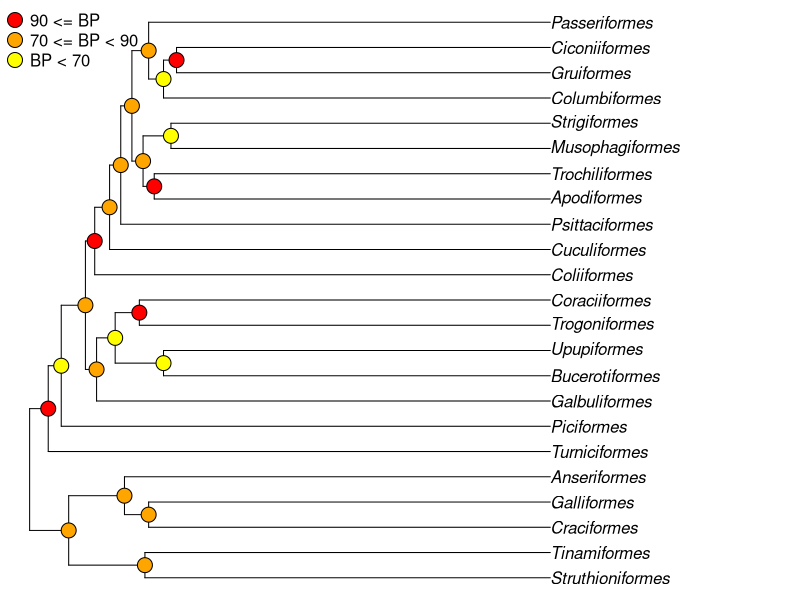
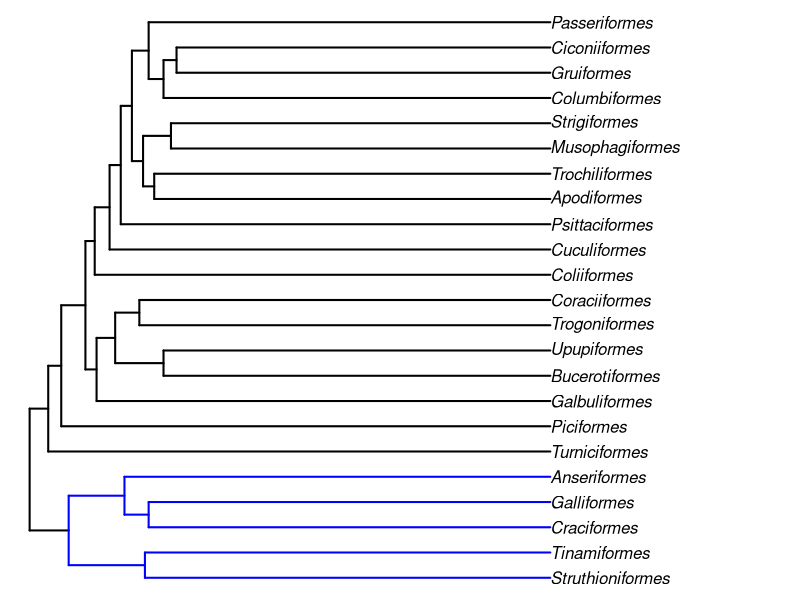
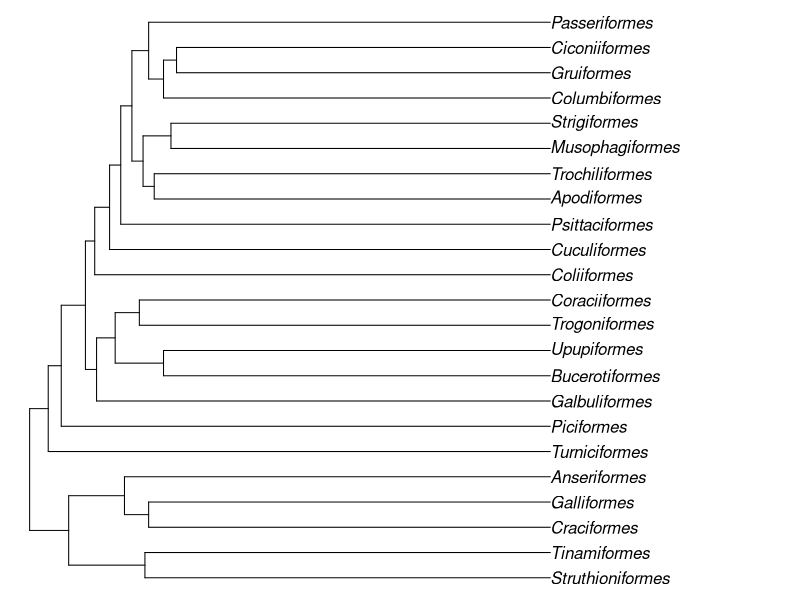
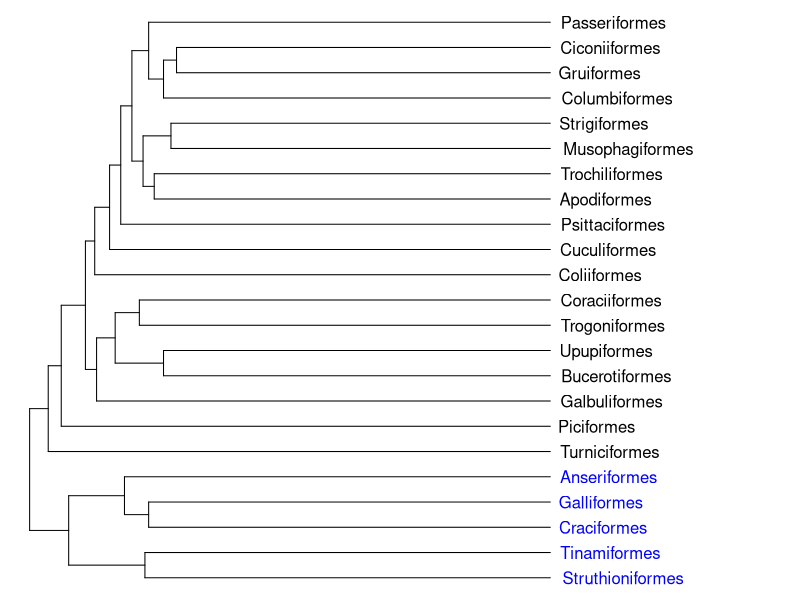

These figures' R source, in order: (Note: this script raises an error after producing the figures.)
### Ejercicio 1. ###
library("ape")   #cargar la libreria
data("bird.orders")   #cargar datos
plot(bird.orders, no.margin = T)  #graficar arbol
bs.ml <- c(NA, 88, 76, 73, 71, 100, 45, 81, 72, 67, 63, 100, 100, 88, 76, 73, 71,
           100, 45, 72, 67, 100, 100) #crear o cargar vector con valores de bootstrap
color<-character(length(bs.ml))  #crear vector de colores con la longitus de bs.ml
color[bs.ml >= 90] <- "red"   #asignar "rojo" cuando soporte es mayor o igual a 90
color[bs.ml < 90 & bs.ml >= 70] <- "orange"  #asignar "orange" cuando soporte es menor a 90 y mayor o igual a 70
color[bs.ml < 70] <- "yellow"  #asignar "yellow" cuando soporte es menor a 70
nodelabels(node = 25:45, pch = 21, cex = 2, bg = color[-1])  #agregar etiquetas a los nodos
legend("topleft", legend = c("90 <= BP", "70 <= BP < 90", "BP < 70"),  #agregar leyenda
       pch = 21, pt.bg = c("red","orange","yellow"), pt.cex = 2, bty = "n")

### Ejercicio 2 ###
relaciones <- which.edge(bird.orders, 1:5) #Guardar en vector, las relaciones que involucran los nodos 1 al 5
color2 <- rep("black", Nedge(bird.orders)) #Crear vector con color negro y tantas posiciones como nodos hay
color2[relaciones] <- "blue"  #cambiar las posiciones de color2, que estan guardadas en relaciones, por "blue"
plot.phylo(bird.orders, "phylogram", T, edge.color = color2, #Dibujar filograma usando color2 para las ramas seleccionadas
     edge.width = 2, no.margin = F, show.tip.label = T)  

info_plot<-plot(bird.orders) #guardar información del gráfico del arbol
plot(bird.orders,show.tip.label = F, x.lim = info_plot$x.lim ) #Graficar sin nombres
tiplabels(bird.orders$tip.label, adj = -0.1, # agregar nombres con los colores deseados
          col = c(rep("blue",5), rep("black", 18)), frame="n")


## Ejercicio 3: Función que recibe árbol y vector con estados de caracter y devuelve
## filograma con ramas coloreadas dependiendo del tipo de cambio:
col.cambio <- function(vector, arbol) {
  
  if (length(vector)==sum(length(arbol$tip.label), arbol$Nnode)) # verificar que la longitud del vector corresponda a los nodos totales del árbol
    {
    
    colores<-character(nrow(arbol$edge))   #crear vector de caracteres con longitud igual al número de filas en edge
    
    for (i in 1:nrow(arbol$edge)) { #crear loop que haga tantos ciclos como filas hay en edge
      if(vector[arbol$edge[i,1]]==vector[arbol$edge[i,2]]) {colores[i]<-"black"} # asignar color negro cuando no hay cambio
      if(vector[arbol$edge[i,1]] < vector[arbol$edge[i,2]]) {colores[i]<-"red"}  # asignar color rojo cuando el cambio va de un valor menor a uno mayor
      if(vector[arbol$edge[i,1]] > vector[arbol$edge[i,2]]) {colores[i]<-"blue"} # asignar color azul cuando el cambio va de un valor mayor a uno menor
    }
   plot.phylo(arbol, "phylogram", T, edge.color = colores, edge.width = 2, no.margin = F, show.tip.label = T)
   # Graficar filograma con ramas con los colores asignados anteriormente
  } 

  else {print("Error: El número de nodos no coincide con la longitud del vector")}
  #mensaje de error en caso de que no se cumpla la primera condición
}

col.cambio(vector = carac, arbol = bird.orders)



















